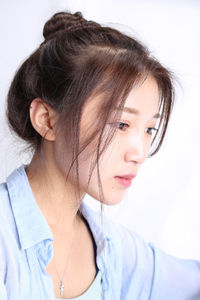
#> input picture opencv/1.jpg, 200 x 300 px, found by its file name
$ python example5.py
#> lines starting #> are read from the running program, lines starting #| are printed output that depends on the picture; after the words box and inside, x2 and y2 are one past the last pixel; in counts of white or black regions, pixels touching at a corner belong together
#> further down, src is the input picture: shape (300, 200, 3); mean B, G, R 189.3, 187.3, 198.7
import cv2 as cv
import numpy as np

def fill_color_demo(image):
    copyIma = image.copy()
    h, w = image.shape[:2]
#> h = 300; w = 200
    mask = np.zeros([h+2, w+2],np.uint8)
    cv.floodFill(copyIma, mask, (30, 30), (0,255, 255), (100,100, 100), (50, 50, 50 ), cv.FLOODFILL_FIXED_RANGE)
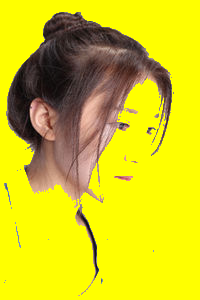
#> copyIma: shape (300, 200, 3); mean B, G, R 24.5, 202.2, 211
    cv.imshow("fill_color_demo", copyIma)

def fill_cbinary():
    image = np.zeros([400, 400, 3], np.uint8)
    image[100:300, 100:300, :] = 120
    cv.imshow("Fill_binary",image)
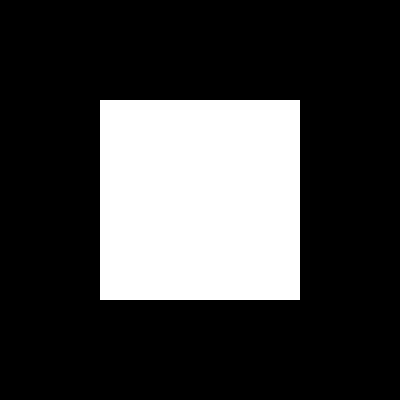
#> window 'Fill_binary': shape (400, 400, 3); values 0 (black) and 120 (white), 25% white; 1 white region, box (x1, y1, x2, y2) and area: (100, 100, 300, 300) 40000

    mask = np.ones([402, 402, 1], np.uint8)
    mask[101:301, 101:301] = 0
    cv.floodFill(image, mask, (200, 200), (100, 2, 255), cv.FLOODFILL_MASK_ONLY)
    cv.imshow("mask_binary",image)
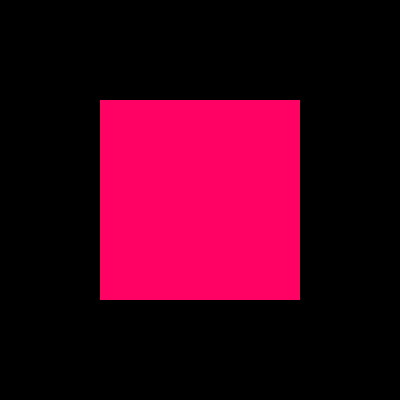
#> window 'mask_binary': shape (400, 400, 3); mean B, G, R 25, 0.5, 63.8

'''
# ROI区
src = cv.imread("F:\\pythonwork\\opencv\\1.jpg")  # 地址
cv.namedWindow("input image", cv.WINDOW_AUTOSIZE) # 窗口设置名称，自由尺寸
cv.imshow("input image",src) # 打开图片
face = src[20:200,50:300] # 选择脸部区域
cv.imshow("face",face)
# 改变选择区域为灰度图
gray = cv.cvtColor(face,cv.COLOR_BGR2GRAY)
backface = cv.cvtColor(gray,cv.COLOR_GRAY2BGR)
src[20:200,50:300] = backface
'''
src = cv.imread("F:\\pythonwork\\opencv\\1.jpg")  # 地址
cv.namedWindow("input image", cv.WINDOW_AUTOSIZE) # 窗口设置名称，自由尺寸
cv.imshow("input image",src) # 打开图片
cv.imshow("chage",src)

fill_color_demo(src)
fill_cbinary()
cv.waitKey(3000)

$ run again, with opencv/2.jpg copied over opencv/1.jpg
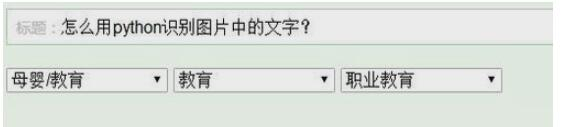
#> input picture opencv/2.jpg, 566 x 127 px, found by its file name
#> src is the input picture: shape (127, 566, 3); mean B, G, R 219, 224.1, 219.2
#> in fill_color_demo, `cv.floodFill(copyIma, mask, (30, 30), (0,255, 255), (100,100, 100), (5..`:
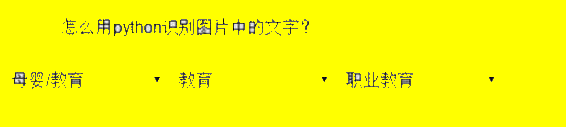
#> copyIma: shape (127, 566, 3); mean B, G, R 3, 250.3, 250.3

$ run again, with opencv/3.jpg copied over opencv/1.jpg
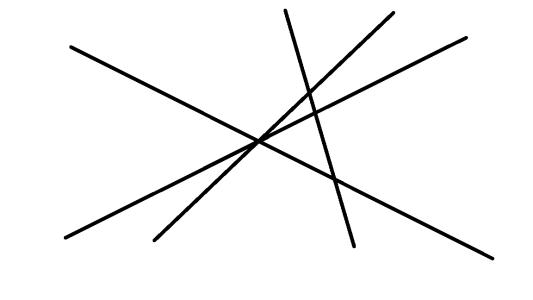
#> input picture opencv/3.jpg, 533 x 300 px, found by its file name
#> src is the input picture: shape (300, 533, 3); min 0, max 255, mean 246.1
#> in fill_color_demo, `cv.floodFill(copyIma, mask, (30, 30), (0,255, 255), (100,100, 100), (5..`:
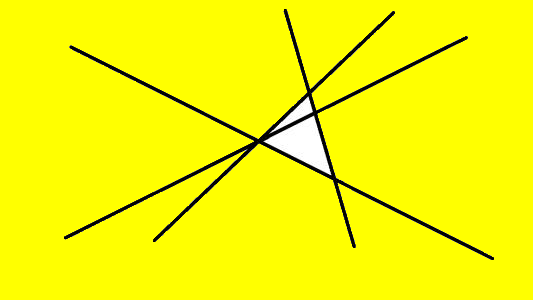
#> copyIma: shape (300, 533, 3); mean B, G, R 4.3, 246.6, 246.6
